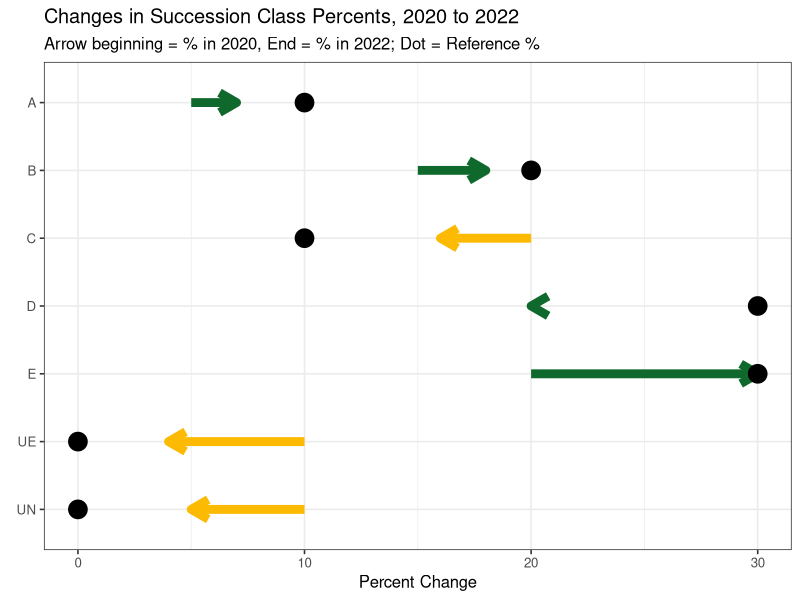

This chart was generated by the following R code:


## try arrow chart with reference points


library(tidyverse)

play_arrow <- read_csv("play_arrow.csv")



arrow_plot <- play_arrow |> 
  ggplot(aes(
    x = scl2020, xend = scl2022, 
    y = reorder(class, desc(class)),  yend = class,
    color = sign_change)) +
  geom_segment(
    arrow = arrow(angle = 30, length = unit(0.5, 'cm')),
    size = 3) +
  geom_point(aes(x = ref_percent, y = class), shape = 19, size = 6, color = 'black') +
  labs(
    x = 'Percent Change', 
    y = element_blank(),
    title = 'Changes in Succession Class Percents, 2020 to 2022',
    subtitle = 'Arrow beginning = % in 2020, End = % in 2022; Dot = Reference %'
  ) +
  scale_color_manual(
    values = c("#fcba03", "#10692c")) +
  theme_bw(base_size = 12) + 
  theme(legend.position = "none")


arrow_plot
